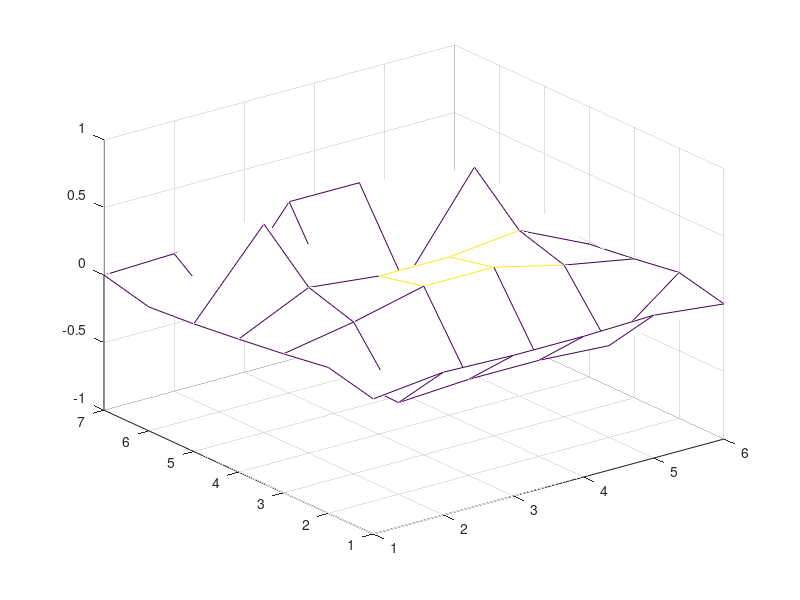
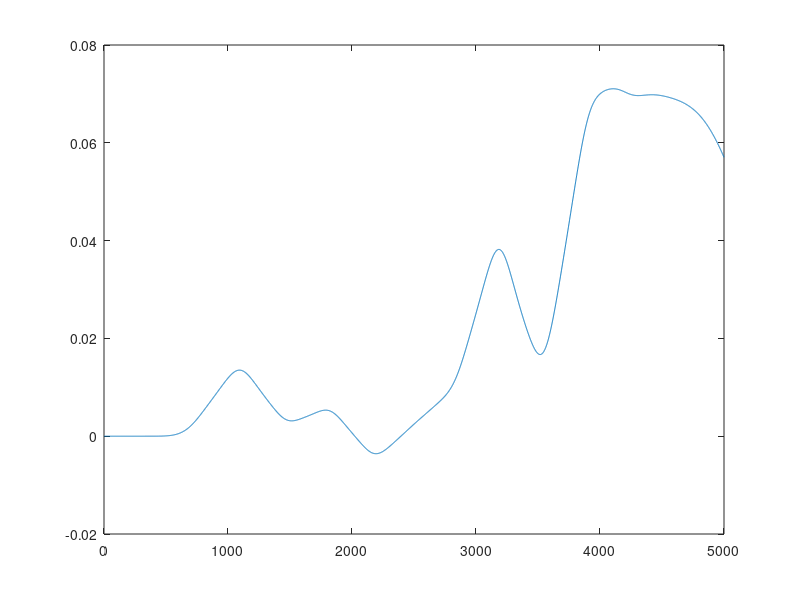

Reproduce these figures in MATLAB, in order.
l=3;
m1=8;
m2=0.75;
k=[3.241,3.241,4.723,4.703,4.684,4.703,4.723,500];
tspan=[0:0.001:5];
x=zeros(7,6,5000);
u=zeros(7,6,5000);
plotx = zeros(5000,1);

x(4,3,1)=1;
x(4,4,1)=1;
x(3,3,1)=1;
x(3,4,1)=1;

for m=2:1:5000
            x(1,2,m) =x(1,2,m-1) + u(1,2,m-1) * 0.01;        
            u(1,2,m) =u(1,2,m-1) + (((-1*k(8)*(x(1,2,m-1)-x(1,3,m-1))^3)/(2*(l^2))-k(8)*((x(1,2,m-1)-x(2,1,m-1))^3)/(2*2*(l^2))-k(2)*((x(1,2,m-1)-x(2,2,m-1))^3)/(2*(l^2)))/m1)*0.01;
            
            x(1,3,m) =x(1,3,m-1) + u(1,3,m-1) * 0.01;        
            u(1,3,m) =u(1,3,m-1) + (((-1*k(8)*(x(1,3,m-1)-x(1,4,m-1))^3)/(2*(l^2))-k(8)*((x(1,3,m-1)-x(1,2,m-1))^3)/(2*(l^2))-k(1)*((x(1,3,m-1)-x(2,3,m-1))^3)/(2*(l^2)))/m1)*0.01;
            
            x(1,4,m) =x(1,4,m-1) + u(1,4,m-1) * 0.01;        
            u(1,4,m) =u(1,4,m-1) + (((-1*k(8)*(x(1,4,m-1)-x(1,5,m-1))^3)/(2*(l^2))-k(8)*((x(1,4,m-1)-x(1,3,m-1))^3)/(2*(l^2))-k(1)*((x(1,4,m-1)-x(2,4,m-1))^3)/(2*(l^2)))/m1)*0.01;
            
            x(1,5,m) =x(1,5,m-1) + u(1,5,m-1) * 0.01;        
            u(1,5,m) =u(1,5,m-1) + (((-1*k(8)*(x(1,5,m-1)-x(2,6,m-1))^3)/(2*2*(l^2))-k(8)*((x(1,5,m-1)-x(1,4,m-1))^3)/(2*(l^2))-k(2)*((x(1,5,m-1)-x(2,5,m-1))^3)/(2*(l^2)))/m1)*0.01;
            
            x(2,1,m) =x(2,1,m-1) + u(2,1,m-1) * 0.01;        
            u(2,1,m) =u(2,1,m-1) + (((-1*k(7)*(x(2,1,m-1)-x(2,2,m-1))^3)/(2*(l^2))-k(8)*((x(2,1,m-1)-x(1,2,m-1))^3)/(2*2*(l^2))-k(8)*((x(2,1,m-1)-x(3,1,m-1))^3)/(2*(l^2)))/m1)*0.01;
            
            x(2,2,m) =x(2,2,m-1) + u(2,2,m-1) * 0.01;        
            u(2,2,m) =u(2,2,m-1) + ((((-1*k(7)*(x(2,2,m-1)-x(2,3,m-1))^3)/(2*(l^2))-k(7)*((x(2,2,m-1)-x(2,1,m-1))^3)/(2*(l^2))-k(2)*((x(2,2,m-1)-x(1,2,m-1))^3)/(2*(l^2)))-k(2)*((x(2,2,m-1)-x(3,2,m-1))^3)/(2*(l^2)))/m2) * 0.01;
            
            x(2,3,m) =x(2,3,m-1) + u(2,3,m-1) * 0.01;        
            u(2,3,m) =u(2,3,m-1) + ((((-1*k(7)*(x(2,3,m-1)-x(2,4,m-1))^3)/(2*(l^2))-k(7)*((x(2,3,m-1)-x(2,2,m-1))^3)/(2*(l^2))-k(1)*((x(2,3,m-1)-x(1,3,m-1))^3)/(2*(l^2)))-k(1)*((x(2,3,m-1)-x(3,3,m-1))^3)/(2*(l^2)))/m2)*0.01;
            
            x(2,4,m) =x(2,4,m-1) + u(2,4,m-1) * 0.01;        
            u(2,4,m) =u(2,4,m-1) + ((((-1*k(7)*(x(2,4,m-1)-x(2,5,m-1))^3)/(2*(l^2))-k(7)*((x(2,4,m-1)-x(2,3,m-1))^3)/(2*(l^2))-k(1)*((x(2,4,m-1)-x(1,4,m-1))^3)/(2*(l^2)))-k(1)*((x(2,4,m-1)-x(3,4,m-1))^3)/(2*(l^2)))/m2)*0.01;
            
            x(2,5,m) =x(2,5,m-1) + u(2,5,m-1) * 0.01;        
            u(2,5,m) =u(2,5,m-1) + ((((-1*k(7)*(x(2,5,m-1)-x(2,6,m-1))^3)/(2*(l^2))-k(7)*((x(2,5,m-1)-x(2,4,m-1))^3)/(2*(l^2))-k(2)*((x(2,5,m-1)-x(1,5,m-1))^3)/(2*(l^2)))-k(2)*((x(2,5,m-1)-x(3,5,m-1))^3)/(2*(l^2)))/m2)*0.01;
            
            x(2,6,m) =x(2,6,m-1) + u(2,6,m-1) * 0.01;        
            u(2,6,m) =u(2,6,m-1) + (-k(7)*((x(2,6,m-1)-x(2,5,m-1))^3)/(2*(l^2))-k(8)*((x(2,6,m-1)-x(1,5,m-1))^3)/(2*2*(l^2))-k(8)*((x(2,6,m-1)-x(3,6,m-1))^3)/(2*(l^2)))/m1*0.01;
            
            x(3,1,m) =x(3,1,m-1) + u(3,1,m-1) * 0.01;        
            u(3,1,m) =u(3,1,m-1) + (-k(6)*((x(3,1,m-1)-x(3,2,m-1))^3)/(2*(l^2))-k(8)*((x(3,1,m-1)-x(2,1,m-1))^3)/(2*(l^2))-k(8)*((x(3,1,m-1)-x(4,1,m-1))^3)/(2*(l^2)))/m1*0.01;

            x(3,2,m) =x(3,2,m-1) + u(3,2,m-1) * 0.01;        
            u(3,2,m) =u(3,2,m-1) + ((((-1*k(6)*(x(3,2,m-1)-x(3,3,m-1))^3)/(2*(l^2))-k(6)*((x(3,2,m-1)-x(3,1,m-1))^3)/(2*(l^2))-k(2)*((x(3,2,m-1)-x(2,2,m-1))^3)/(2*(l^2)))-k(2)*((x(3,2,m-1)-x(4,2,m-1))^3)/(2*(l^2)))/m2)*0.01;

            x(3,3,m) =x(3,3,m-1) + u(3,3,m-1) * 0.01;        
            u(3,3,m) =u(3,3,m-1) + ((((-1*k(6)*(x(3,3,m-1)-x(3,4,m-1))^3)/(2*(l^2))-k(6)*((x(3,3,m-1)-x(3,2,m-1))^3)/(2*(l^2))-k(1)*((x(3,3,m-1)-x(2,3,m-1))^3)/(2*(l^2)))-k(1)*((x(3,3,m-1)-x(4,3,m-1))^3)/(2*(l^2)))/m2)*0.01;
                
            x(3,4,m) =x(3,4,m-1) + u(3,4,m-1) * 0.01;        
            u(3,4,m) =u(3,4,m-1) + ((((-1*k(6)*(x(3,4,m-1)-x(3,5,m-1))^3)/(2*(l^2))-k(6)*((x(3,4,m-1)-x(3,3,m-1))^3)/(2*(l^2))-k(1)*((x(3,4,m-1)-x(2,4,m-1))^3)/(2*(l^2)))-k(1)*((x(3,4,m-1)-x(4,4,m-1))^3)/(2*(l^2)))/m2)*0.01;
    
            x(3,5,m) =x(3,5,m-1) + u(3,5,m-1) * 0.01;        
            u(3,5,m) =u(3,5,m-1) + ((((-1*k(6)*(x(3,5,m-1)-x(3,6,m-1))^3)/(2*(l^2))-k(6)*((x(3,5,m-1)-x(3,4,m-1))^3)/(2*(l^2))-k(2)*((x(3,5,m-1)-x(2,5,m-1))^3)/(2*(l^2)))-k(2)*((x(3,5,m-1)-x(4,5,m-1))^3)/(2*(l^2)))/m2)*0.01;
               
            x(3,6,m) =x(3,6,m-1) + u(3,6,m-1) * 0.01;        
            u(3,6,m) =u(3,6,m-1) + (-k(6)*((x(3,6,m-1)-x(3,5,m-1))^3)/(2*(l^2))-k(8)*((x(3,6,m-1)-x(2,6,m-1))^3)/(2*(l^2))-k(8)*((x(3,6,m-1)-x(4,6,m-1))^3)/(2*(l^2)))/m1*0.01;

            x(4,1,m) =x(4,1,m-1) + u(4,1,m-1) * 0.01;        
            u(4,1,m) =u(4,1,m-1) + (-k(5)*((x(4,1,m-1)-x(4,2,m-1))^3)/(2*(l^2))-k(8)*((x(4,1,m-1)-x(3,1,m-1))^3)/(2*(l^2))-k(8)*((x(4,1,m-1)-x(5,1,m-1))^3)/(2*(l^2)))/m1*0.01;
 
            x(4,2,m) =x(4,2,m-1) + u(4,2,m-1) * 0.01;        
            u(4,2,m) =u(4,2,m-1) + ((((-1*k(5)*(x(4,2,m-1)-x(4,3,m-1))^3)/(2*(l^2))-k(5)*((x(4,2,m-1)-x(4,1,m-1))^3)/(2*(l^2))-k(2)*((x(4,2,m-1)-x(3,2,m-1))^3)/(2*(l^2)))-k(2)*((x(4,2,m-1)-x(5,2,m-1))^3)/(2*(l^2)))/m2)*0.01;
 
            x(4,3,m) =x(4,3,m-1) + u(4,3,m-1) * 0.01;        
            u(4,3,m) =u(4,3,m-1) + ((((-1*k(5)*(x(4,3,m-1)-x(4,4,m-1))^3)/(2*(l^2))-k(5)*((x(4,3,m-1)-x(4,2,m-1))^3)/(2*(l^2))-k(1)*((x(4,3,m-1)-x(3,3,m-1))^3)/(2*(l^2)))-k(1)*((x(4,3,m-1)-x(5,3,m-1))^3)/(2*(l^2)))/m2)*0.01;
                
            x(4,4,m) =x(4,4,m-1) + u(4,4,m-1) * 0.01;        
            u(4,4,m) =u(4,4,m-1) + ((((-1*k(5)*(x(4,4,m-1)-x(4,5,m-1))^3)/(2*(l^2))-k(5)*((x(4,4,m-1)-x(4,3,m-1))^3)/(2*(l^2))-k(1)*((x(4,4,m-1)-x(3,4,m-1))^3)/(2*(l^2)))-k(1)*((x(4,4,m-1)-x(5,4,m-1))^3)/(2*(l^2)))/m2)*0.01;
    
            x(4,5,m) =x(4,5,m-1) + u(4,5,m-1) * 0.01;        
            u(4,5,m) =u(4,5,m-1) + ((((-1*k(5)*(x(4,5,m-1)-x(4,6,m-1))^3)/(2*(l^2))-k(5)*((x(4,5,m-1)-x(4,4,m-1))^3)/(2*(l^2))-k(2)*((x(4,5,m-1)-x(3,5,m-1))^3)/(2*(l^2)))-k(2)*((x(4,5,m-1)-x(5,5,m-1))^3)/(2*(l^2)))/m2)*0.01;
               
            x(4,6,m) =x(4,6,m-1) + u(4,6,m-1) * 0.01;        
            u(4,6,m) =u(4,6,m-1) + (-k(5)*((x(4,6,m-1)-x(4,5,m-1))^3)/(2*(l^2))-k(8)*((x(4,6,m-1)-x(3,6,m-1))^3)/(2*(l^2))-k(8)*((x(4,6,m-1)-x(5,6,m-1))^3)/(2*(l^2)))/m1*0.01;
            
            x(5,1,m) =x(5,1,m-1) + u(5,1,m-1) * 0.01;        
            u(5,1,m) =u(5,1,m-1) + (-k(4)*((x(5,1,m-1)-x(5,2,m-1))^3)/(2*(l^2))-k(8)*((x(5,1,m-1)-x(4,1,m-1))^3)/(2*(l^2))-k(8)*((x(5,1,m-1)-x(6,1,m-1))^3)/(2*(l^2)))/m1*0.01;
 
            x(5,2,m) =x(5,2,m-1) + u(5,2,m-1) * 0.01;        
            u(5,2,m) =u(5,2,m-1) + ((((-1*k(4)*(x(5,2,m-1)-x(5,3,m-1))^3)/(2*(l^2))-k(4)*((x(5,2,m-1)-x(5,1,m-1))^3)/(2*(l^2))-k(2)*((x(5,2,m-1)-x(4,2,m-1))^3)/(2*(l^2)))-k(2)*((x(5,2,m-1)-x(6,2,m-1))^3)/(2*(l^2)))/m2)*0.01;
 
            x(5,3,m) =x(5,3,m-1) + u(5,3,m-1) * 0.01;        
            u(5,3,m) =u(5,3,m-1) + ((((-1*k(4)*(x(5,3,m-1)-x(5,4,m-1))^3)/(2*(l^2))-k(4)*((x(5,3,m-1)-x(5,2,m-1))^3)/(2*(l^2))-k(1)*((x(5,3,m-1)-x(4,3,m-1))^3)/(2*(l^2)))-k(1)*((x(5,3,m-1)-x(6,3,m-1))^3)/(2*(l^2)))/m2)*0.01;
                
            x(5,4,m) =x(5,4,m-1) + u(5,4,m-1) * 0.01;        
            u(5,4,m) =u(5,4,m-1) + ((((-1*k(4)*(x(5,4,m-1)-x(5,5,m-1))^3)/(2*(l^2))-k(4)*((x(5,4,m-1)-x(5,3,m-1))^3)/(2*(l^2))-k(1)*((x(5,4,m-1)-x(4,4,m-1))^3)/(2*(l^2)))-k(1)*((x(5,4,m-1)-x(6,4,m-1))^3)/(2*(l^2)))/m2)*0.01;
    
            x(5,5,m) =x(5,5,m-1) + u(5,5,m-1) * 0.01;        
            u(5,5,m) =u(5,5,m-1) + ((((-1*k(4)*(x(5,5,m-1)-x(5,6,m-1))^3)/(2*(l^2))-k(4)*((x(5,5,m-1)-x(5,4,m-1))^3)/(2*(l^2))-k(2)*((x(5,5,m-1)-x(4,5,m-1))^3)/(2*(l^2)))-k(2)*((x(5,5,m-1)-x(6,5,m-1))^3)/(2*(l^2)))/m2)*0.01;
               
            x(5,6,m) =x(5,6,m-1) + u(5,6,m-1) * 0.01;        
            u(5,6,m) =u(5,6,m-1) + (-k(4)*((x(5,6,m-1)-x(5,5,m-1))^3)/(2*(l^2))-k(8)*((x(5,6,m-1)-x(4,6,m-1))^3)/(2*(l^2))-k(8)*((x(5,6,m-1)-x(6,6,m-1))^3)/(2*(l^2)))/m1*0.01;
 
            x(6,1,m) =x(6,1,m-1) + u(6,1,m-1) * 0.01;        
            u(6,1,m) =u(6,1,m-1) + ((((-1*k(3)*(x(6,1,m-1)-x(6,2,m-1))^3)/(2*(l^2))-k(8)*((x(6,1,m-1)-x(7,2,m-1))^3)/(2*2*(l^2))-k(8)*((x(6,1,m-1)-x(5,1,m-1))^3)/(2*(l^2)))/m1)*0.01);
            
            x(6,2,m) =x(6,2,m-1) + u(6,2,m-1) * 0.01;        
            u(6,2,m) =u(6,2,m-1) + ((((-1*k(3)*(x(6,2,m-1)-x(6,3,m-1))^3)/(2*(l^2))-k(3)*((x(6,2,m-1)-x(6,1,m-1))^3)/(2*(l^2))-k(2)*((x(6,2,m-1)-x(7,2,m-1))^3)/(2*(l^2)))-k(2)*((x(6,2,m-1)-x(5,2,m-1))^3)/(2*(l^2)))/m2)*0.01;
            
            x(6,3,m) =x(6,3,m-1) + u(6,3,m-1) * 0.01;        
            u(6,3,m) =u(6,3,m-1) + ((((-1*k(3)*(x(6,3,m-1)-x(6,4,m-1))^3)/(2*(l^2))-k(3)*((x(6,3,m-1)-x(6,2,m-1))^3)/(2*(l^2))-k(1)*((x(6,3,m-1)-x(7,3,m-1))^3)/(2*(l^2)))-k(1)*((x(6,3,m-1)-x(5,3,m-1))^3)/(2*(l^2)))/m2)*0.01;
            
            x(6,4,m) =x(6,4,m-1) + u(6,4,m-1) * 0.01;        
            u(6,4,m) =u(6,4,m-1) + ((((-1*k(3)*(x(6,4,m-1)-x(6,5,m-1))^3)/(2*(l^2))-k(3)*((x(6,4,m-1)-x(6,3,m-1))^3)/(2*(l^2))-k(1)*((x(6,4,m-1)-x(7,4,m-1))^3)/(2*(l^2)))-k(1)*((x(6,4,m-1)-x(5,4,m-1))^3)/(2*(l^2)))/m2)*0.01;
            
            x(6,5,m) =x(6,5,m-1) + u(6,5,m-1) * 0.01;        
            u(6,5,m) =u(6,5,m-1) + ((((-1*k(3)*(x(6,5,m-1)-x(6,6,m-1))^3)/(2*(l^2))-k(3)*((x(6,5,m-1)-x(6,4,m-1))^3)/(2*(l^2))-k(2)*((x(6,5,m-1)-x(7,5,m-1))^3)/(2*(l^2)))-k(2)*((x(6,5,m-1)-x(5,5,m-1))^3)/(2*(l^2)))/m2)*0.01;
            
            x(6,6,m) =x(6,6,m-1) + u(6,6,m-1) * 0.01;        
            u(6,6,m) =u(6,6,m-1) + (-k(3)*((x(6,6,m-1)-x(6,5,m-1))^3)/(2*(l^2))-k(8)*((x(6,6,m-1)-x(7,5,m-1))^3)/(2*2*(l^2))-k(8)*((x(6,6,m-1)-x(5,6,m-1))^3)/(2*(l^2)))/m1*0.01;
            
            x(7,2,m) =x(7,2,m-1) + u(7,2,m-1) * 0.01;        
            u(7,2,m) =u(7,2,m-1) + ((((-1*k(8)*(x(7,2,m-1)-x(7,3,m-1))^3)/(2*(l^2))-k(8)*((x(7,2,m-1)-x(6,1,m-1))^3)/(2*2*(l^2))-k(2)*((x(7,2,m-1)-x(6,2,m-1))^3)/(2*(l^2)))/m1)*0.01);
            
            x(7,3,m) =x(7,3,m-1) + u(7,3,m-1) * 0.01;        
            u(7,3,m) =u(7,3,m-1) + ((((-1*k(8)*(x(7,3,m-1)-x(7,4,m-1))^3)/(2*(l^2))-k(8)*((x(7,3,m-1)-x(7,2,m-1))^3)/(2*(l^2))-k(1)*((x(7,3,m-1)-x(6,3,m-1))^3)/(2*(l^2)))/m1)*0.01);
            
            x(7,4,m) =x(7,4,m-1) + u(7,4,m-1) * 0.01;        
            u(7,4,m) =u(7,4,m-1) + ((((-1*k(8)*(x(7,4,m-1)-x(7,5,m-1))^3)/(2*(l^2))-k(8)*((x(7,4,m-1)-x(7,3,m-1))^3)/(2*(l^2))-k(1)*((x(7,4,m-1)-x(6,4,m-1))^3)/(2*(l^2)))/m1)*0.01);
            
            x(7,5,m) =x(7,5,m-1) + u(7,5,m-1) * 0.01;        
            u(7,5,m) =u(7,5,m-1) + ((((-1*k(8)*(x(7,5,m-1)-x(6,6,m-1))^3)/(2*2*(l^2))-k(8)*((x(7,5,m-1)-x(7,4,m-1))^3)/(2*(l^2))-k(2)*((x(7,5,m-1)-x(6,5,m-1))^3)/(2*(l^2)))/m1)*0.01);
               
end
figure(2);
for m = 1:1:5000 
    plotx(m,1) = x(1,2,m);
end
tspan = [1:1:5000];
plot(tspan,plotx);

figure(1); clf;
mh = mesh(x(:,:,1));

for n = 1:1:5000
    set(gca, 'zlim', [-1,1]);
    set(mh,'zdata',x(:,:,n));
    drawnow;
end